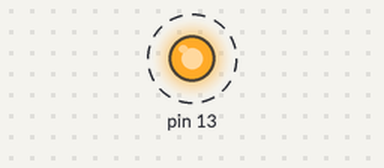
Recording of a sketch running on a simulated Arduino Mega 2560, built with avr-gcc and run on an emulated ATmega2560. Parts: output pins drawn as LEDs (lit = HIGH). Dashed ring = blinking.

Above: at 0.5 s.
Timing chart, 0 to 4.6 s (numbered marks = the images above):
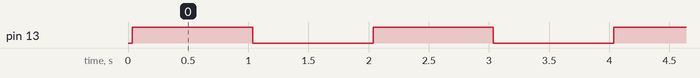

Measured:
- by itself, pin 13: alternates HIGH for 1.0 s and LOW for 1.0 s

The sketch:

averagedMeasureTests.ino
```cpp
#include <dh_averaged_measure.h>


AveragedMeasure<int32_t> am = AveragedMeasure<int32_t>(100);

void setup(){
	pinMode(13, OUTPUT);
	Serial1.begin(115200);
	Serial1.print("Test Start\n");
	int16_t temp;

	temp = am.getValue();

	if (temp!=0){
		Serial1.print("Init Value:Expected 0 got ");
		Serial1.println(temp);
		return;
	}

	for (int i = 0 ; i < 20; i++){
		am.addMeasure(i,i*10+1);
		temp = am.getValue();

		if (am.getReady()){
				Serial1.print(" Expected Not Ready ");
				return;
		}

	}


	am.addMeasure(20,202);

	am.printDebugStatus();
	if (!am.getReady()){
		Serial1.print(" Expected Ready ");
		return;
	}

	temp = am.getValue();

	if (temp!=5){
		Serial1.print(" Fill:Expected 5 got ");
		Serial1.println(temp);

		return;
	}

	for ( int i = 0 ;i < 10; i++){
		am.addMeasure(25,213+i*10);
		temp = am.getValue();
		Serial1.print("Val = ");
		Serial1.println(temp);
	}


	temp = am.getValue();

	if (temp!=15){
		Serial1.print(" Fill:Expected 15 got ");
		Serial1.println(temp);

		return;
	}

	am.printDebugStatus();

	am.addMeasure(0,600);
	temp = am.getValue();
	am.printDebugStatus();
	if (temp!=25){
		Serial1.print(" Fill:Expected 25 got ");
		Serial1.println(temp);

		return;
	}


	am.addMeasure(0,900);
	temp = am.getValue();
	am.printDebugStatus();

	if (temp!=0){
		Serial1.print(" Fill:Expected 0 got ");
		Serial1.println(temp);

		return;
	}


	for (int i = 0 ; i < 10; i++){
		am.addMeasure(100,901+i*10);
		temp = am.getValue();

		if (temp!=0){
			Serial1.print(" Fill:Expected 0 got ");
			Serial1.println(temp);

			return;
		}

	}

	am.addMeasure(100,1000);
	am.printDebugStatus();
	am.shiftQueues();
	am.printDebugStatus();

	temp = am.getValue();

		if (temp!=100){
			Serial1.print(" Fill:Expected 100 got ");
			Serial1.println(temp);

			return;
		}


	Serial1.println("Test Complete");


}

void loop() {
  digitalWrite(13, HIGH);   // turn the LED on (HIGH is the voltage level)
  delay(1000);               // wait for a second
  digitalWrite(13, LOW);    // turn the LED off by making the voltage LOW
  delay(1000);               // wait for a second
}
```
